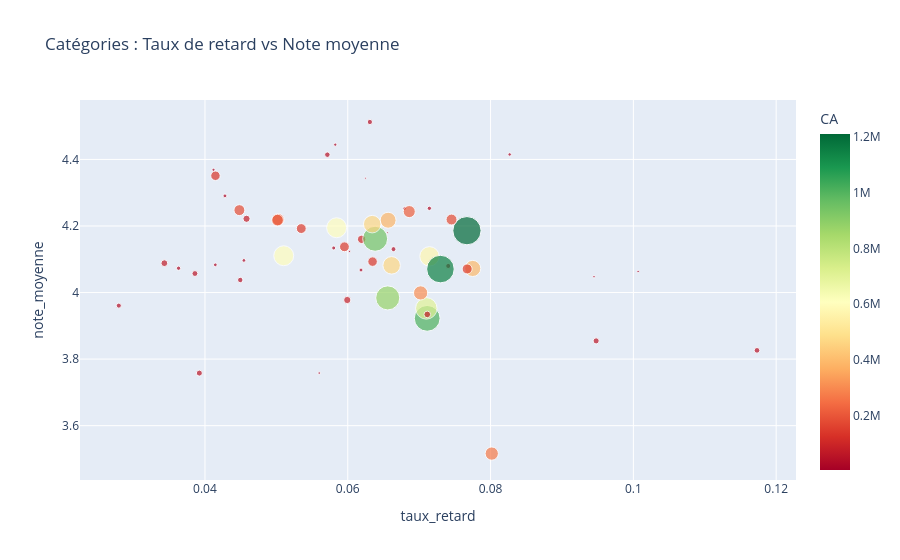

The notebook cell this image was saved under:
### Markdown cell above
#### 2. Quelles catégories sont rentables mais problématiques ?

### Code cell
stats_cat = df.groupby('product_category_name_english').agg(
    CA           = ('price',         'sum'),
    taux_retard  = ('est_en_retard',       'mean'),
    note_moyenne = ('review_score',  'mean'),
    frais_moy    = ('freight_value', 'mean'),
    nb_commandes = ('order_id',      'nunique')
).reset_index()
stats_cat.columns = ['categorie', 'CA', 'taux_retard', 'note_moyenne', 'frais_moy', 'nb_commandes']
stats_cat = stats_cat[stats_cat['nb_commandes'] >= 50]

seuil_ca     = stats_cat['CA'].quantile(0.60)
seuil_retard = stats_cat['taux_retard'].quantile(0.60)
seuil_note   = stats_cat['note_moyenne'].quantile(0.40)

problematiques = stats_cat[
    (stats_cat['CA'] >= seuil_ca) &
    ((stats_cat['taux_retard'] >= seuil_retard) | (stats_cat['note_moyenne'] <= seuil_note))
].sort_values('CA', ascending=False)

print("=== Catégories rentables MAIS problématiques ===")

fig = px.scatter(stats_cat, x='taux_retard', y='note_moyenne', size='CA',
                 color='CA', hover_name='categorie',
                 title="Catégories : Taux de retard vs Note moyenne",
                 color_continuous_scale='RdYlGn')
fig.show()

### Figure 1 — Plotly figure (JSON) as saved in the notebook; plotly's stock layout.template omitted (floating-point values rounded to 4 significant figures)
{"data": [{"hovertemplate": "<b>%{hovertext}</b><br><br>taux_retard=%{x}<br>note_moyenne=%{y}<br>CA=%{marker.color}<extra></extra>", "hovertext": ["agro_industry_and_commerce", "air_conditioning", "art", "audio", "auto", "baby", "bed_bath_table", "books_general_interest", "books_technical", "christmas_supplies", "cine_photo", "computers", "computers_accessories", "consoles_games", "construction_tools_construction", "construction_tools_lights", "construction_tools_safety", "cool_stuff", "costruction_tools_garden", "costruction_tools_tools", "drinks", "dvds_blu_ray", "electronics", "fashion_bags_accessories", "fashion_male_clothing", "fashion_shoes", "fashion_underwear_beach", "fixed_telephony", "food", "food_drink", "furniture_bedroom", "furniture_decor", "furniture_living_room", "garden_tools", "health_beauty", "home_appliances", "home_appliances_2", "home_confort", "home_construction", "housewares", "industry_commerce_and_business", "kitchen_dining_laundry_garden_furniture", "luggage_accessories", "market_place", "musical_instruments", "office_furniture", "perfumery", "pet_shop", "signaling_and_security", "small_appliances", "small_appliances_home_oven_and_coffee", "sports_leisure", "stationery", "tablets_printing_image", "telephony", "toys", "watches_gifts"], "legendgroup": "", "marker": {"color": [70150.0, 52720.0, 23460.0, 49250.0, 573200.0, 394700.0, 1008000.0, 42240.0, 18000.0, 8732.0, 6103.0, 218700.0, 877200.0, 146300.0, 137600.0, 39430.0, 38480.0, 605600.0, 24740.0, 15900.0, 20860.0, 4543.0, 153400.0, 147800.0, 10450.0, 23000.0, 9306.0, 55320.0, 28140.0, 14870.0, 19050.0, 703100.0, 67000.0, 465100.0, 1212000.0, 78050.0, 105300.0, 56830.0, 80300.0, 603600.0, 37340.0, 44930.0, 135600.0, 27710.0, 181000.0, 267400.0, 384600.0, 207700.0, 21030.0, 181100.0, 45540.0, 944300.0, 221200.0, 7528.0, 306800.0, 464800.0, 1151000.0], "coloraxis": "coloraxis", "size": [70150.0, 52720.0, 23460.0, 49250.0, 573200.0, 394700.0, 1008000.0, 42240.0, 18000.0, 8732.0, 6103.0, 218700.0, 877200.0, 146300.0, 137600.0, 39430.0, 38480.0, 605600.0, 24740.0, 15900.0, 20860.0, 4543.0, 153400.0, 147800.0, 10450.0, 23000.0, 9306.0, 55320.0, 28140.0, 14870.0, 19050.0, 703100.0, 67000.0, 465100.0, 1212000.0, 78050.0, 105300.0, 56830.0, 80300.0, 603600.0, 37340.0, 44930.0, 135600.0, 27710.0, 181000.0, 267400.0, 384600.0, 207700.0, 21030.0, 181100.0, 45540.0, 944300.0, 221200.0, 7528.0, 306800.0, 464800.0, 1151000.0], "sizemode": "area", "sizeref": 3029.0, "symbol": "circle"}, "mode": "markers", "name": "", "orientation": "v", "showlegend": false, "type": "scatter", "x": [0.03431, 0.0386, 0.06186, 0.1173, 0.07145, 0.0775, 0.07112, 0.0631, 0.08268, 0.1007, 0.0625, 0.05025, 0.0656, 0.05953, 0.06347, 0.07407, 0.02793, 0.05844, 0.05804, 0.05825, 0.04545, 0.06557, 0.07672, 0.05349, 0.056, 0.0428, 0.09449, 0.03922, 0.07143, 0.0412, 0.06796, 0.071, 0.07114, 0.06615, 0.07669, 0.04582, 0.06195, 0.09479, 0.05993, 0.05103, 0.06641, 0.04494, 0.04147, 0.0363, 0.07453, 0.08017, 0.06565, 0.05016, 0.04145, 0.04482, 0.05714, 0.06383, 0.06861, 0.06024, 0.0702, 0.06343, 0.07298], "xaxis": "x", "y": [4.088, 4.057, 4.068, 3.826, 4.109, 4.072, 3.922, 4.513, 4.415, 4.063, 4.344, 4.219, 3.984, 4.138, 4.093, 4.08, 3.961, 4.195, 4.134, 4.444, 4.097, 4.18, 4.071, 4.192, 3.758, 4.291, 4.048, 3.758, 4.253, 4.369, 4.252, 3.952, 3.934, 4.082, 4.186, 4.222, 4.16, 3.855, 3.978, 4.111, 4.13, 4.038, 4.351, 4.073, 4.219, 3.516, 4.217, 4.218, 4.083, 4.248, 4.414, 4.162, 4.243, 4.123, 3.999, 4.206, 4.071], "yaxis": "y"}], "layout": {"coloraxis": {"colorbar": {"title": {"text": "CA"}}, "colorscale": [[0, "rgb(165,0,38)"], [0.1, "rgb(215,48,39)"], [0.2, "rgb(244,109,67)"], [0.3, "rgb(253,174,97)"], [0.4, "rgb(254,224,139)"], [0.5, "rgb(255,255,191)"], [0.6, "rgb(217,239,139)"], [0.7, "rgb(166,217,106)"], [0.8, "rgb(102,189,99)"], [0.9, "rgb(26,152,80)"], [1, "rgb(0,104,55)"]]}, "legend": {"itemsizing": "constant", "tracegroupgap": 0}, "title": {"text": "Catégories : Taux de retard vs Note moyenne"}, "xaxis": {"anchor": "y", "domain": [0, 1], "title": {"text": "taux_retard"}}, "yaxis": {"anchor": "x", "domain": [0, 1], "title": {"text": "note_moyenne"}}}}
